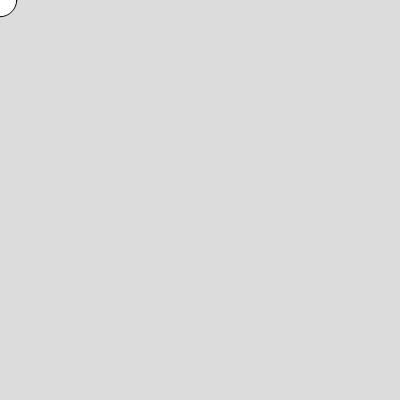
Frame 1 (no input)
Frame 60 (no input): identical to frame 1, image omitted
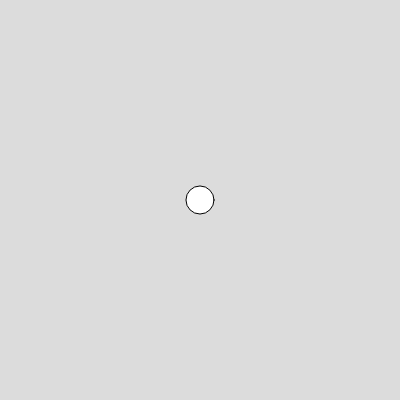
Frame 120 (the mouse pressed at the canvas centre since frame 60)

The p5.js sketch that drew these frames (run headless with seeded random() and noise() and a simulated clock; from frame 60 on, the mouse is pressed at the canvas centre):

// p5.js sketch
// ── sketch.js
function setup() {
    createCanvas(400, 400);
}

var factor = 0.01;
function draw() {
    background(220);
    var pnoise = noise(factor*(mouseX + mouseY));
    var size = map(pnoise, 0,1,0,50);
    ellipse(mouseX, mouseY, size, size);
}
